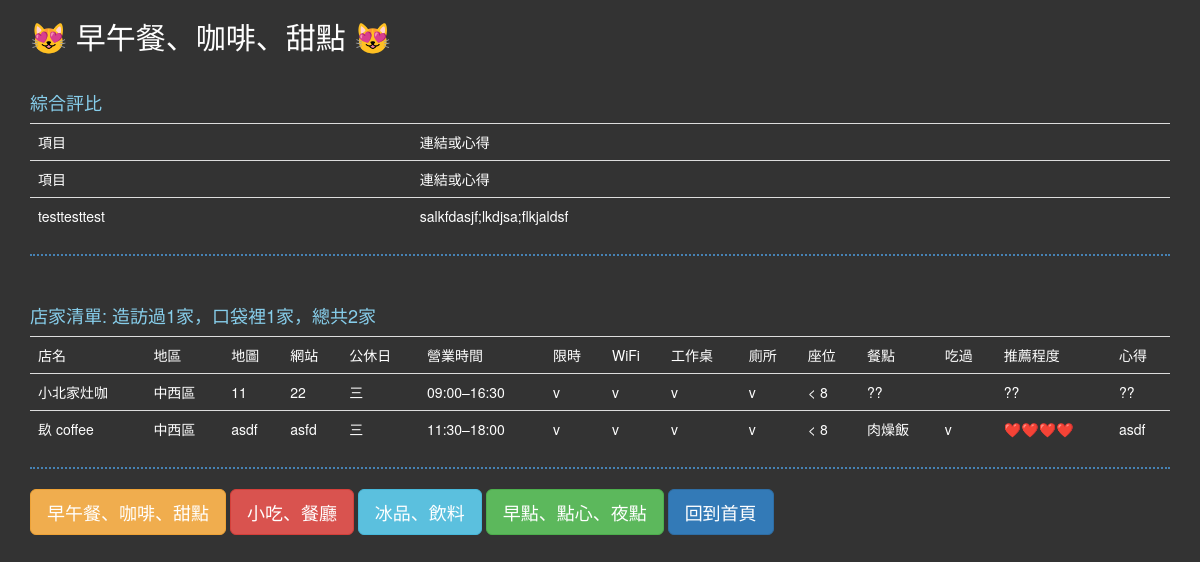
The app's page /Cafe/stores with its own data.
### main.py (models this page shows)
class CafeStats(db.Model):
    __tablename__ = "cafestats"
    id = db.Column(db.Integer, primary_key=True)
    item = db.Column(db.String(1000))
    link = db.Column(db.String(1000))

class Cafe(db.Model):
    __tablename__ = "cafe_table"
    id = db.Column(db.Integer, primary_key=True)
    cafe = db.Column(db.String(250), unique=True, nullable=False)
    location = db.Column(db.String(250), nullable=False)
    maps_url = db.Column(db.String(1000), nullable=False)
    website = db.Column(db.String(1000), nullable=False)
    rest = db.Column(db.String(250), nullable=False)
    openhours = db.Column(db.String(250), nullable=False)
    timelimit = db.Column(db.String(250), nullable=False)
    wifi = db.Column(db.String(250), nullable=False)
    table = db.Column(db.String(250), nullable=False)
    toilet = db.Column(db.String(250), nullable=False)
    seats = db.Column(db.String(250), nullable=False)
    meal = db.Column(db.String(1000), nullable=False)
    visited = db.Column(db.String(250), nullable=False)
    recommend = db.Column(db.String(250), nullable=False)
    comment = db.Column(db.String(250), nullable=False)

### main.py (the view)
@app.route('/<db_name>/stores')
def stores(db_name):
    if db_name == "Cafe":
        list_of_stats = get_stats_table(CafeStats, db_name)
        list_of_rows, total_stores, visited_stores, to_visit_stores = get_tables(Cafe, db_name)
    elif db_name == "StreetfoodStore":
        list_of_stats = get_stats_table(StreetfoodStats, db_name)
        list_of_rows, total_stores, visited_stores, to_visit_stores = get_tables(StreetfoodStore, db_name)
    elif db_name == "IceStore":
        list_of_stats = get_stats_table(IceStats, db_name)
        list_of_rows, total_stores, visited_stores, to_visit_stores = get_tables(IceStore, db_name)
    elif db_name == "BreakfastStore":
        list_of_stats = get_stats_table(BreakfastStats, db_name)
        list_of_rows, total_stores, visited_stores, to_visit_stores = get_tables(BreakfastStore, db_name)
    return render_template(
        'cafes.html',
        db_name=db_name,
        cafes=list_of_rows,
        stats=list_of_stats,
        logged_in=current_user.is_authenticated,
        total_stores=total_stores,
        visited_stores=visited_stores,
        to_visit_stores=to_visit_stores
    )

### main.py (called while the page is built)
def get_stats_table(db_class, db_name):
    list_of_stats = []
    title = db_class.query.get(1)
    all_stats = [
        cafe for cafe in db_class.query.all() if cafe.id != 1
    ]
    for item in [title]+all_stats:
        items = [item.item, item.link]
        list_of_stats.append(items)
    return list_of_stats

### templates/cafes.html (shortened to what this page needs)
{% extends 'bootstrap/base.html' %}
{% block styles %}
    {{super()}}
    <link rel="stylesheet"
          href="{{url_for('.static', filename='css/styles.css')}}">
{% endblock %}
{% block content %}
<div class="container">
  <div class="row">
    <div class="col-sm-12">
      {% if db_name == "Cafe" %}
        <h2>😻 早午餐、咖啡、甜點 😻</h2>
      {% elif db_name == "StreetfoodStore" %}
        <h2>😻 小吃、餐廳 😻</h2>
      {% elif db_name == "IceStore" %}
        <h2>😻 冰品、飲料 😻</h2>
      {% elif db_name == "BreakfastStore" %}
        <h2>😻 早點、點心、夜點 😻</h2>
      {% endif %}
       <br>
       <h4>綜合評比</h4>
       <table class="table">
            {% for items in stats %}
                <tr>
                    {% for item in items %}
                        {% if item.find("http") != -1 %}
                            <td><a target=”_blank” href={{ item }}>Link</a></td>
                        {% else %}
                            {% if items.index(item) == 0 and stats.index(items) != 0 %}
                            <td>
                                {% if current_user.id == 1 %}
                                <a href="{{ url_for('edit_stats', item=item, db_name=db_name) }}">{{ item }}</a>
                                {% else %}
                                {{ item }}
                                {% endif %}
                            </td>
                            {% else %}
                            <td>{{ item }}</td>
                            {% endif %}
                        {% endif %}
                    {% endfor %}
                </tr>
              {% endfor %}
        </table>
        <hr>
        <br>
        <h4>店家清單: 造訪過{{ visited_stores }}家，口袋裡{{ to_visit_stores }}家，總共{{ total_stores }}家</h4>
        <table class="table">
              {% for items in cafes %}
                <tr>
                    {% for item in items %}
                        {% if item.find("http") != -1 %}
                            <td><a target=”_blank” href={{ item }}>Link</a></td>
                        {% else %}
                            {% if items.index(item) == 0 and cafes.index(items) != 0 %}
                            <td>
                                {% if current_user.id == 1 %}
                                <a href="{{ url_for('edit_cafe', cafe_title=item, db_name=db_name) }}">{{ item }}</a>
                                {% else %}
                                {{ item }}
                                {% endif %}
                            </td>
                            {% else %}
                            <td>{{ item }}</td>
                            {% endif %}
                        {% endif %}
                    {% endfor %}
                </tr>
              {% endfor %}
  	  </table>
        <hr>
        {% if current_user.id == 1 %}
        <a class="btn btn-danger btn-lg" href="{{ url_for('add_stats', db_name=db_name) }}" role="button">新增評比</a>
        <a class="btn btn-danger btn-lg" href="{{ url_for('add_stores', db_name=db_name) }}" role="button">新增店家</a>
        {% else %}
        <a class="btn btn-warning btn-lg" href="{{ url_for('stores', db_name='Cafe') }}" role="button">早午餐、咖啡、甜點</a>
        <a class="btn btn-danger btn-lg" href="{{ url_for('stores', db_name='StreetfoodStore') }}" role="button">小吃、餐廳</a>
        <a class="btn btn-info btn-lg" href="{{ url_for('stores', db_name='IceStore') }}" role="button">冰品、飲料</a>
        <a class="btn btn-success btn-lg" href="{{ url_for('stores', db_name='BreakfastStore') }}" role="button">早點、點心、夜點</a>
        {% endif %}
        {% if logged_in %}
        <a class="btn btn-warning btn-lg" href="{{ url_for('home') }}" role="button">回到首頁</a>
        <a class="btn btn-primary btn-lg" href="{{ url_for('logout') }}" role="button">登出</a>
        {% else %}
        <a class="btn btn-primary btn-lg" href="{{ url_for('home') }}" role="button">回到首頁</a>
        {% endif %}
    </div>
  </div>
</div>
{% endblock %}

### static/css/styles.css (style rules this page uses)
body { background-color: #333; color: white; }
a { color: #ffc107; }
hr { border: none; border-top: dotted; border-top-color: #4682B4; border-width: 2px; width: 100%; }
h4 { color: #87CEEB; }

### records on screen
CafeStats: item "項目", link "連結或心得"
CafeStats: item "項目", link "連結或心得"
CafeStats: item "testtesttest", link "salkfdasjf;lkdjsa;flkjaldsf"
Cafe: cafe "店名", location "地區", maps_url "地圖", website "網站", rest "公休日", openhours "營業時間", timelimit "限時", wifi "WiFi", table "工作桌", toilet "廁所", seats "座位", meal "餐點", visited "吃過", recommend "推薦程度", comment "心得"
Cafe: cafe "小北家灶咖", location "中西區", maps_url "11", website "22", items "三" "v" "v" "v" "v", openhours "09:00–16:30", seats "< 8", meal "??", recommend "??️", comment "??"
Cafe: cafe "镹 coffee", location "中西區", maps_url "asdf", website "asfd", items "三" "v" "v" "v" "v" "v", openhours "11:30–18:00", seats "< 8", meal "肉燥飯", recommend "❤️❤️❤️❤️", comment "asdf"

### other values on screen
{{ visited_stores }} "1"
{{ to_visit_stores }} "1"
{{ total_stores }} "2"
